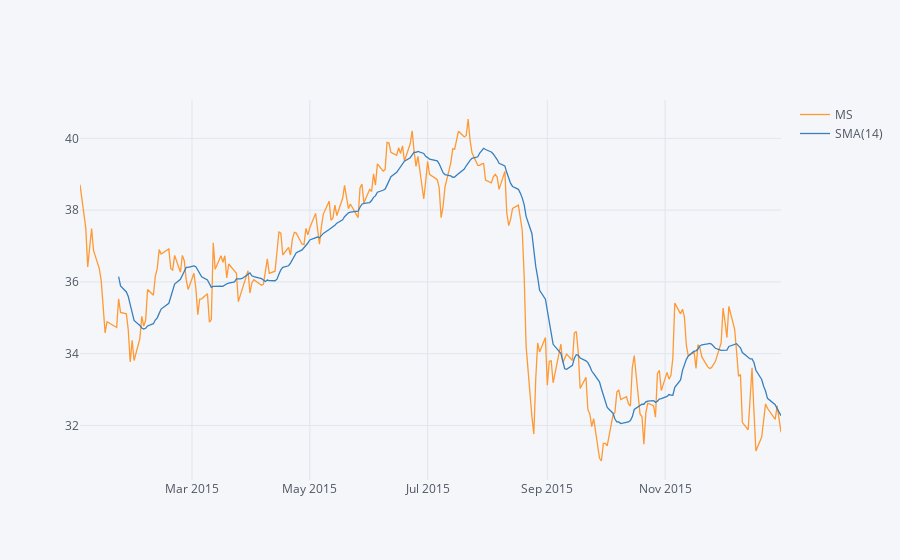

Source (notebook cell):
### Markdown cell above
** Use .ta_plot(study='sma') to create a Simple Moving Averages plot of Morgan Stanley for the year 2015.**

### Code cell
MS['Close'].loc['2015-01-01':'2016-01-01'].ta_plot(study='sma')

### Figure 1 — Plotly figure (JSON) as saved in the notebook; plotly's stock layout.template omitted (floating-point values rounded to 4 significant figures; data arrays with more than 128 entries replaced by an {"elided": "..."} marker saying what was removed)
{"data": [{"line": {"color": "rgba(255, 153, 51, 1.0)", "dash": "solid", "shape": "linear", "width": 1.3}, "mode": "lines", "name": "MS", "text": "", "type": "scatter", "x": {"elided": "252 str values"}, "y": {"elided": "252 float values"}}, {"line": {"color": "rgba(55, 128, 191, 1.0)", "dash": "solid", "shape": "linear", "width": 1.3}, "mode": "lines", "name": "SMA(14)", "text": "", "type": "scatter", "x": {"elided": "252 str values"}, "y": {"elided": "252 mixed values"}}], "layout": {"autosize": true, "legend": {"bgcolor": "#F5F6F9", "font": {"color": "#4D5663"}}, "paper_bgcolor": "#F5F6F9", "plot_bgcolor": "#F5F6F9", "title": {"font": {"color": "#4D5663"}}, "xaxis": {"autorange": true, "gridcolor": "#E1E5ED", "range": ["2015-01-02", "2015-12-31"], "showgrid": true, "tickfont": {"color": "#4D5663"}, "title": {"font": {"color": "#4D5663"}, "text": ""}, "type": "date", "zerolinecolor": "#E1E5ED"}, "yaxis": {"autorange": true, "gridcolor": "#E1E5ED", "range": [30.48, 41.07], "showgrid": true, "tickfont": {"color": "#4D5663"}, "title": {"font": {"color": "#4D5663"}, "text": ""}, "type": "linear", "zerolinecolor": "#E1E5ED"}}}
